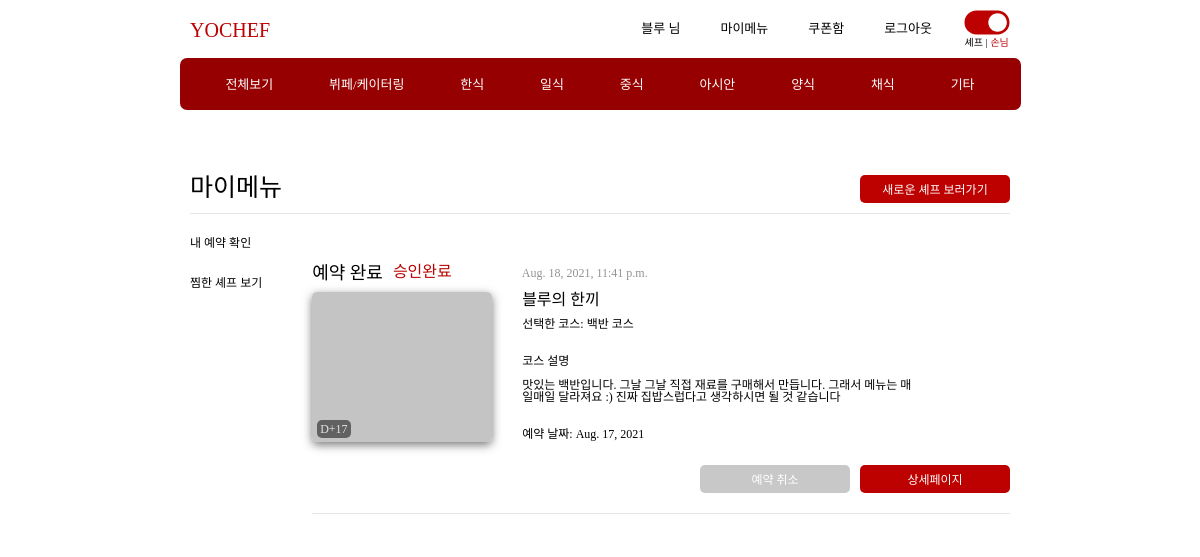
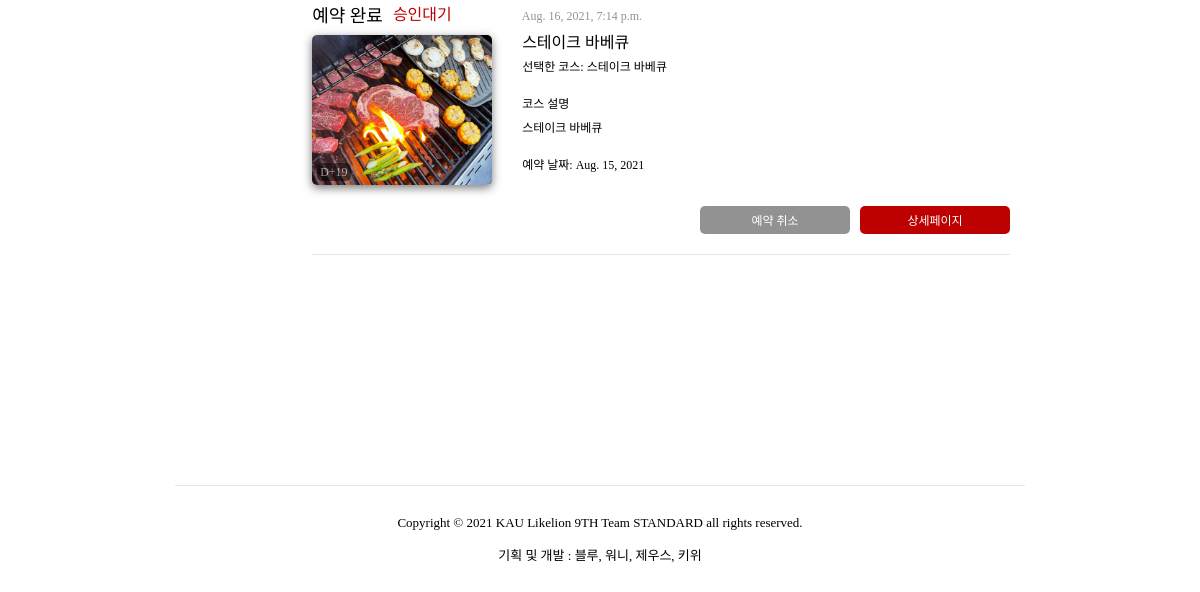
Before: /customer/mymenuReservation (signed in) with the older database file (2 pictures, top to bottom).
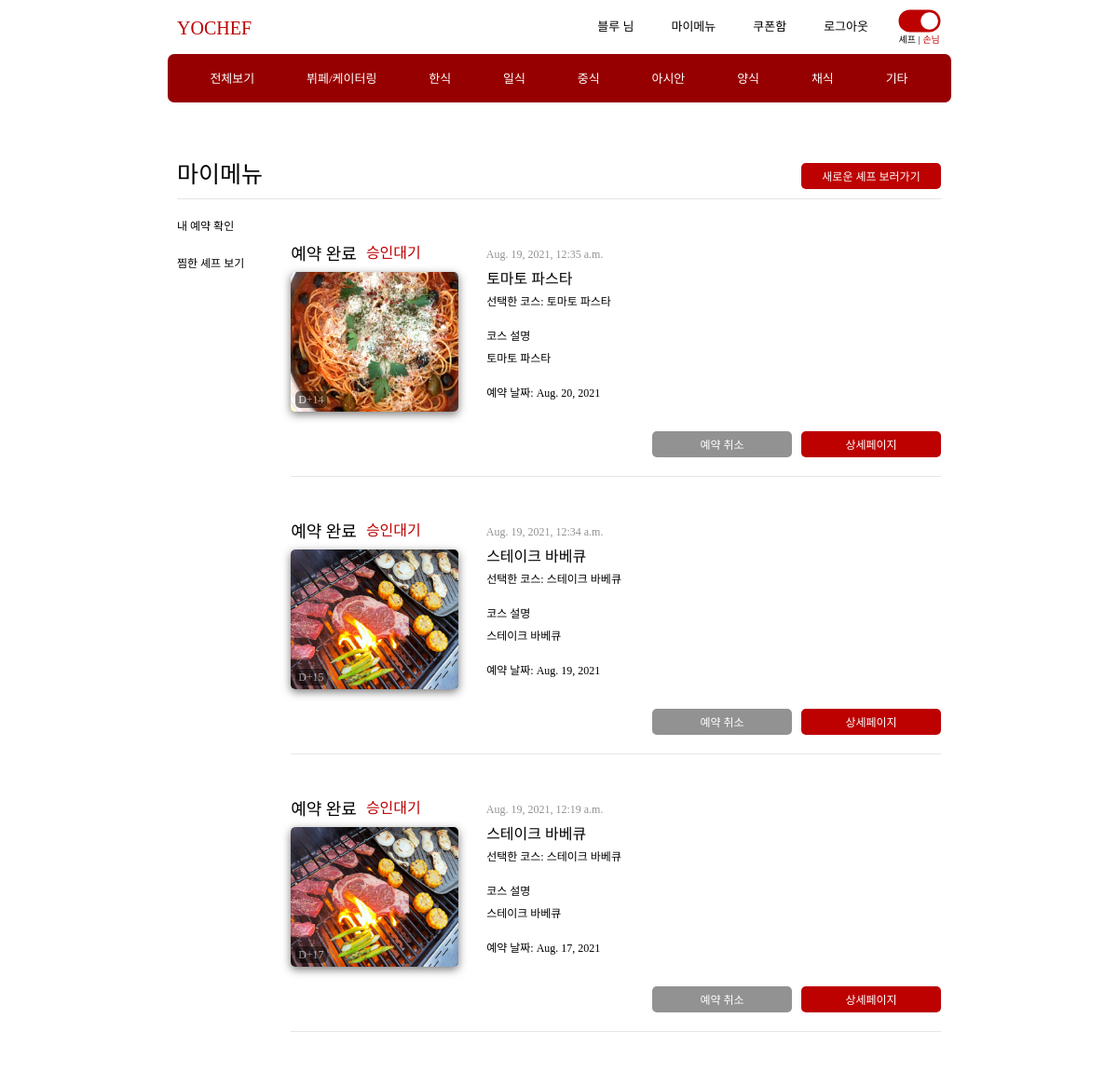
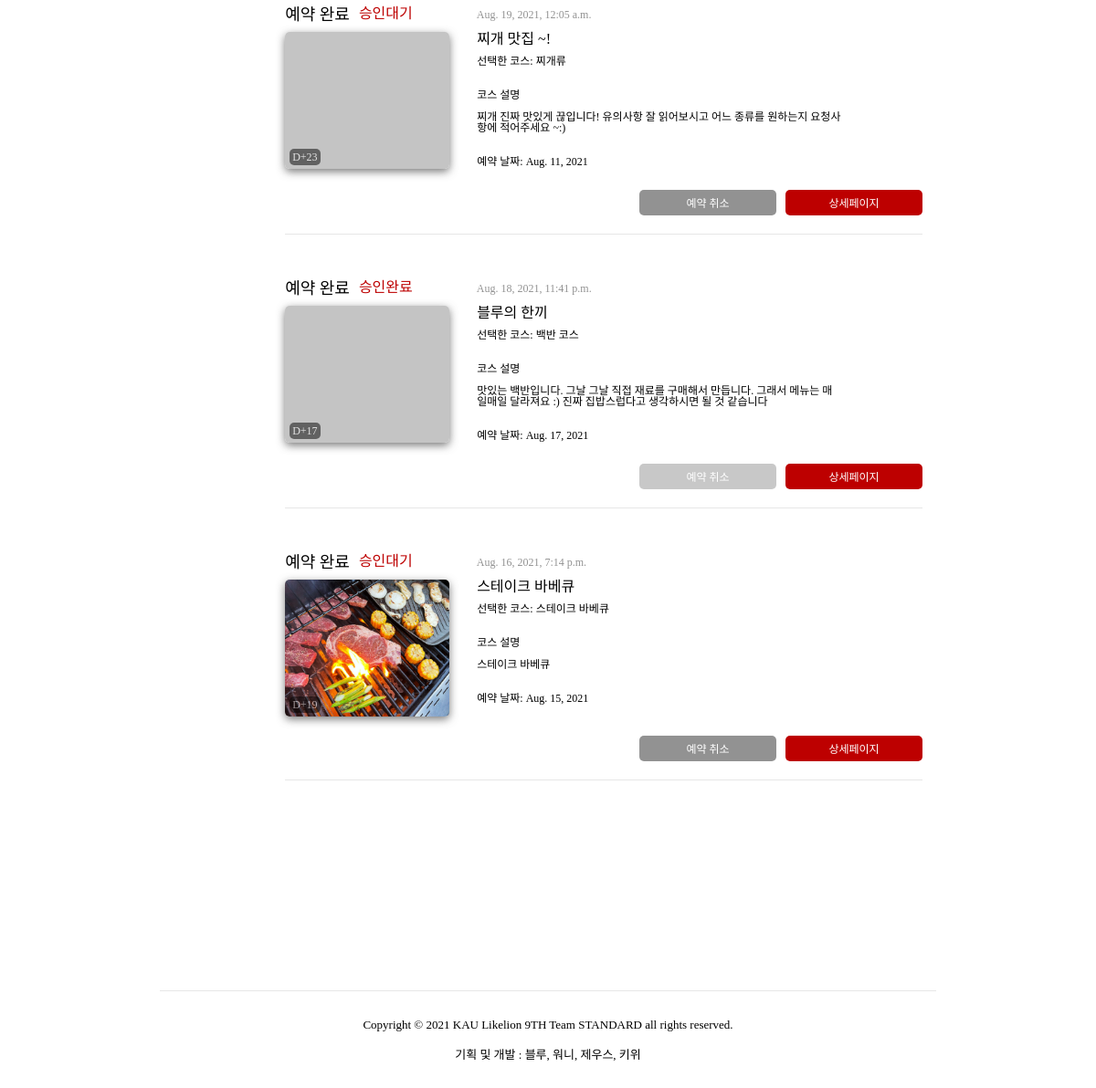
After: the same page with the newer database file (2 pictures, top to bottom).
### customer/models.py (models this page shows, shortened)
class Customer(models.Model):
	user = models.OneToOneField(User, on_delete=models.CASCADE)
	name = models.CharField(max_length=50)
	email = models.EmailField(null=True)
	phoneNum = models.CharField(max_length=11)
	point = models.IntegerField(default=0)
	isChef = models.BooleanField(default=False)
	registerDate = models.DateTimeField(auto_now_add=True)
	currentVer = models.IntegerField(default=0) # 0 -> cus, 1 -> chef

class Book(models.Model):
	customer = models.ForeignKey(Customer, null=True, on_delete=models.SET_NULL)
	coupon = models.ForeignKey(HasCoupon, null=True, on_delete=models.SET_NULL)
	schedule = models.ForeignKey('chef.Schedule', on_delete=models.CASCADE)
	paymentStatus = models.IntegerField(default=1)	# 1:결제대기 2:결제완료 3:결제취소
	phoneNum = models.CharField(max_length=11)
	usedPoint = models.IntegerField(null=True)
	payMethod = models.IntegerField(null=True) # 1: 무통장, 2번: 신용카드
	course = models.ForeignKey('chef.Course', null=True, on_delete=models.SET_NULL)
	totalPrice = models.IntegerField(null=True)
	personNum = models.IntegerField()
	comment = models.TextField(max_length=1000, null=True)
	registerDate = models.DateTimeField(auto_now_add=True)

### chef/models.py (models this page shows, shortened)
class Schedule(models.Model):
	post = models.ForeignKey(Post, on_delete=models.CASCADE)
	eventDate = models.DateField()
	eventTime = models.CharField(max_length=100, null=True)
	confirmStatus = models.IntegerField(default=0)	# 0: '-'(결제전)  1: 승인대기  2: 승인됨  3. 취소됨
	region = models.IntegerField(null=True, blank=True)
	regionDetail = models.ForeignKey(RegionDetail, null=True, blank=True, on_delete=models.SET_NULL)

class Post(models.Model):
	chef = models.OneToOneField(Chef, on_delete=models.CASCADE)
	region = models.IntegerField(null=True)
	regionDetail = models.ForeignKey(RegionDetail, null=True, on_delete=models.SET_NULL)
	title = models.TextField(max_length=255, null=True)
	introduce = models.TextField(max_length=5000, null=True)
	category = models.IntegerField(null=True)		# 한식, 일식, 중식, 아시안, 양식, 채식
	notice = models.TextField(max_length=5000, null=True)
	movingPrice = models.IntegerField(default=0)
	isOpen = models.BooleanField(default=True)
	registerDate = models.DateTimeField(auto_now=True)

class Course(models.Model):
	post = models.ForeignKey(Post, on_delete=models.CASCADE)
	title = models.TextField(max_length=1000)
	description = models.TextField(max_length=5000, null=True, blank=True)
	price = models.IntegerField()
	order = models.IntegerField(null=True)  # 등록된 순서

### customer/views.py (the view)
# urls.py: path('mymenuReservation', mymenuReservation, name='mymenuReservation'),
def mymenuReservation(request):
    books = Book.objects.filter(customer=request.user.customer, paymentStatus__in=[2,3]).order_by('-registerDate')
    for book in books :
        today = datetime.date.today()
        eventDay = book.schedule.eventDate
        dDay = eventDay - today
        book.dDay = dDay.days
        if book.dDay == 0:
            book.dDay = "day"
        elif book.dDay < 0:
            book.dDay = f"+{abs(book.dDay)}"
        else:
            book.dDay = f"-{book.dDay}"
        postCoverImg = File.objects.filter(post = book.schedule.post, category = 4)
        if postCoverImg.exists() :
            book.postCoverImg = postCoverImg[0].attachment.url
    return render(request, 'myMenu_reservation.html', {'books': books})

### customer/templates/myMenu_reservation.html (shortened to what this page needs)
{% extends 'base.html' %}
{% load static %}
{% block style %}
    <link rel="stylesheet" type="text/css" href="{% static 'css/myMenu_reservation.css' %}">
{% endblock %}
{% block content %}
    <div class="my-menu">
        <section class="my-menu__reservation">
            {% include 'customer_side.html' %}
            <div class="my-menu-content">
                {% if not books %}
                <article class="my-menu__none">
                    <h4>등록한 셰프가 없습니다.</h4>
                    <h3>마음에 드는 셰프를 예약해주세요!</h3>
                    <a href="/postList" class="{% if category == 0 %} currentCategory{% endif %}">셰프 구경하러 가기</a>
                </article>
                {% else %}
                <article class="my-menu__content">
                    {% for book in books %}
                        <div class="content__header">
                            <h4>예약 완료</h4>
                            {% if book.paymentStatus == 3 %}
                            <p>예약취소</p>
                            {% elif book.schedule.confirmStatus == 1 %}
                            <p>승인대기</p>
                            {% elif book.schedule.confirmStatus == 2 %}
                            <p>승인완료</p>
                            {% elif book.schedule.confirmStatus == 3 %}
                            <p>승인취소</p>
                            {% endif %}
                            <div class="register-date">{{book.registerDate}}</div>
                        </div>
                        <div class="content__menu-info">
                            <div class="menu-info-wrapper">
                                <div class="content__image-wrapper">
                                    <img style="width: 180px; height: 150px;" src="{{book.postCoverImg}}" onerror="this.src='{% static 'img/default.png' %}';" alt="">
                                    <div class="d-day">D{{book.dDay}}</div>
                                </div>
                                <div class="content__description">
                                    <h4>{{book.schedule.post.title}}</h4>
                                    <h3>선택한 코스: {{book.course.title}}</h3>
                                    <p>코스 설명 <br><br> {{book.course.description}}</p>
                                    <p>예약 날짜: {{book.schedule.eventDate}}</p>
                                </div>
                            </div>
                            <aside class="button">
                                <button class="detail-page-button" onclick="location.href = '/detail/{{book.schedule.post.id}}';">상세페이지</button>
                                {% if book.schedule.confirmStatus == 2 %}
                                <button class="cancel-button" disabled>예약 취소</button>
                                {% else %}
                                <button class="cancel-button" name="" onclick="location.href = '/customer/registerCancel/{{book.id}}'">예약 취소</button>
                                {% endif %}
                            </aside>
                        </div>
                    {% endfor %}
                </article>
                {% endif %}
            </div>
        </section>
    </div>
{% endblock %}

### yochef/templates/base.html (shortened to what this page needs)
<!DOCTYPE html>
<html lang="en">
{% load static %}
<head>
    {% load static %}
    <link rel="stylesheet" href="{% static 'css/base.css' %}" type="text/css">
    {% block style %}
    {% endblock %}
</head>
<body>
  <nav class="nav-container">
    <div>
      <div class="nav__left-container">
        <div class="nav__item yochef"><a href="{% url 'main' %}">YOCHEF</a></div>
      </div>
      {% if user.is_authenticated %}
        {% if user.customer.isChef %}
          {% if user.customer.currentVer == 1 %}
          <!-- <ul class="nav__item-container nav--middle">
            <li class="nav__item"><a href="{% url 'editChefProfile' %}">셰프 정보 관리</a></li>
            <li class="nav__item"><a href="{% url 'logout' %}">로그아웃</a></li>
          </ul> -->
          <div class="nav__item-wrapper nav--right">
            <li class="nav__item"><a href="{% url 'mypage' %}">{{user.customer.name}} 셰프님</a></li>
            <li class="nav__item"><a href="{% url 'editChefProfile' %}">셰프 정보 관리</a></li>
            <li class="nav__item"><a href="{% url 'logout' %}">로그아웃</a></li>
            <div class="button-wrapper">
              <a href="{% url 'changePageVer' %}"><img /></a>
              <div class="chef-button-describe">셰프</div>
            </div>
          </div>
          {% else %}
          <div class="nav__item-wrapper nav--right">
            <li class="nav__item"><a href="{% url 'mypage' %}">{{user.customer.name}} 님</a></li>
            <li class="nav__item"><a href="{% url 'mymenuReservation' %}">마이메뉴</a></li>
            <li class="nav__item"><a>쿠폰함</a></li>
            <li class="nav__item"><a href="{% url 'logout' %}">로그아웃</a></li>
            <div class="button-wrapper">
              <a href="{% url 'changePageVer' %}"><img id="customer--button" /></a>
              <div class="customer-button-describe">손님</div>
            </div>
          </div>
          {% endif %}
        {% endif %}
      {% endif %}
    </div>
  </nav>
  <nav class="main-category-container">
    <ul id="octagon" class="main-category-item-container">
        <li class="main-category-item"><a href="/postList" class="{% if category == 0 %} currentCategory{% endif %}">전체보기</a></li>
        <li class="main-category-item"><a href="/postList?category=1" class="{% if category == 1 %} currentCategory{% endif %}">뷔페/케이터링</a></li>
        <li class="main-category-item"><a href="/postList?category=2" class="{% if category == 2 %} currentCategory{% endif %}">한식</a></li>
        <li class="main-category-item"><a href="/postList?category=3" class="{% if category == 3 %} currentCategory{% endif %}">일식</a></li>
        <li class="main-category-item"><a href="/postList?category=4" class="{% if category == 4 %} currentCategory{% endif %}">중식</a></li>
        <li class="main-category-item"><a href="/postList?category=5" class="{% if category == 5 %} currentCategory{% endif %}">아시안</a></li>
        <li class="main-category-item"><a href="/postList?category=6" class="{% if category == 6 %} currentCategory{% endif %}">양식</a></li>
        <li class="main-category-item"><a href="/postList?category=7" class="{% if category == 7 %} currentCategory{% endif %}">채식</a></li>
        <li class="main-category-item"><a href="/postList?category=8" class="{% if category == 8 %} currentCategory{% endif %}">기타</a></li>
    </ul>
  </nav>
  <div style="margin-bottom: 100px;" class="contents">
    {% block content %}
    {% endblock %}
  </div>
  <footer id="footer">
    <div id="footer-bottom">
      <div class="footer-copyright-part">
        Copyright © 2021 KAU Likelion 9TH Team STANDARD all rights reserved.
        <br>
      </div>
      <p class="team-name">기획 및 개발 : 블루, 워니, 제우스, 키위</p>
    </div>
  </footer>
</body>
</html>

### yochef/templates/customer_side.html
{% load static %}
{% block style %}
    <link rel="stylesheet" type="text/css" href="{% static 'css/customer_side.css' %}">
{% endblock %}
    <section class="header-wrapper">
        <h2>마이메뉴</h2>
        <aside class="category-all-button"><button onclick="location.href='/postList'" class="more-chef-button">새로운 셰프 보러가기</button></aside>
    </section>
    <div class="content-wrapper">
        <ul class="side-nav-container">
            <li class="side-nav-item"><a href="mymenuReservation">내 예약 확인</a></li>
            <li class="side-nav-item"><a href="mymenuLikedmenu">찜한 셰프 보기</a></li>
        </ul>

### yochef/static/css/base.css (style rules this page uses)
html, body, div, span, applet, object, iframe, h1, h2, h3, h4, h5, h6, p, blockquote, pre, a, abbr, acronym, address, big, cite, code, del, dfn, em, img, ins, kbd, q, s, samp, small, strike, strong, sub, sup, tt, var, b, u, i, center, dl, dt, dd, ol, ul, li, fieldset, form, label, legend, table, caption, tbody, tfoot, thead, tr, th, td, article, aside, canvas, details, embed, figure, figcaption, footer, header, hgroup, menu, nav, output, ruby, section, summary, time, mark, audio, video { margin: 0; padding: 0; border: 0; font-size: 100%; font: inherit; vertical-align: baseline; }
article, aside, details, figcaption, figure, footer, header, hgroup, menu, nav, section { display: block; }
body { line-height: 1; }
ol, ul { list-style: none; }
img { border: 0; object-fit: cover; }
[onclick] { cursor: pointer; }
:root { --main-color: #970000; }
* { font-family: 'Arita-dotum-Medium'; }
html { height: 100%; }
body { margin: 0; padding: 0; height: 100%; display: flex; flex-direction: column; }
ul { list-style: none; }
a { text-decoration-line: none; color: black; }
.nav-container { display: flex; justify-content: center; min-width: 950px; }
.nav-container > div { min-width: 860px; margin: 0px 300px; width: 900px; height: 57.55px; background-color: white; display: flex; flex-direction: row; justify-content: space-between; flex-wrap: nowrap; }
.nav__item { display: inline-block; font-size: 13px; font: white; padding: 20px; text-align: center; font-family: 'Arita-dotum-medium'; }
.nav__item a { display: inline; color: black; text-decoration-line: none; position: inherit; }
.yochef a { font-family: 'Arita-dotum-bold'!important; font-size: 20px; color: #BD0000; }
.nav__left-container { display: inline-flex; flex-direction: row-reverse; width: 13%; justify-content: start; min-width: 110px; }
.nav--right { padding-right: 8px; display: inline-block; width: fit-content; display: flex; flex-direction: row; justify-content: flex-end; align-items: center; min-width: 380px; }
.nav--right>li { padding: 9px 20px; }
.button-wrapper { display: flex; flex-direction: column; }
.nav--right img { width: 70px; height: 45px; object-fit: unset; }
.customer-button-describe { font-size: 10px; position: relative; top: -10px; padding-left: 9.5px; display: inline-block; color: #bd0000; font-family: 'Arita-dotum'; }
.customer-button-describe::before { content: "셰프 |"; color: black; font-size: 10px; padding: 3px; }
#customer--button { -webkit-transform: scaleX(-1); -moz-transform: scaleX(-1); -o-transform: scaleX(-1); transform: scaleX(-1); filter: FlipH; -ms-filter: "FlipH"; }
#footer { padding: 10px 0px; display: flex; justify-content: center; min-width: 960px; }
.main-category-container { margin: 0px; display: flex; justify-content: center; min-width: 950px; }
#octagon { background-color: #970000; padding: 18px; }
.main-category-item-container { min-width: 805px; margin: 0px; display: flex; flex-direction: row; justify-content: space-around; text-align: center; border-radius: 7px; font-family: 'Arita-dotum-Light'; width: 805px; margin-bottom: 5px; }
.main-category-item a { color: white; font-size: 13px; text-decoration-line: none; }
.contents { margin-bottom: 100px; min-width: 954px; }
#footer-bottom { font-family: 'arita-dotum-medium'; font-size: 15px; min-width: 850px; text-align: center; border-top: solid 0.5px #e6e6e6; padding-top: 10px; }
.team-name { margin-top: 10px; margin-bottom: 20px; font-size: 13px; }
.footer-copyright-part { display: inline-box; width: 100%; margin-top: 10px; font-weight: 200; padding: 10px 10px 10px 0px; font-size: 13px; }

### yochef/static/css/customer_side.css (style rules this page uses)
.header-wrapper { display: flex; flex-direction: row; justify-content: space-between; border-bottom: 1px solid #E6E6E6; padding: 10px 0px; width: 820px; }
.header-wrapper h2 { font-family: 'Arita-dotum-medium'; font-size: 25px; width: 789px; }
aside { display: inline-block; }
aside > button { border: none; border-radius: 5px; padding: 5px 20px; color: white; font-size: 12px; width: 150px; }
.more-chef-button { background-color: #bd0000; }
.content-wrapper { width: 100%; display: flex; flex-direction: row; justify-content: start; margin: 20px 0px; }
.side-nav-container { display: flex; flex-direction: column; width: 120px; margin-right: 20px; }
.side-nav-item a { font-family: 'Arita-dotum-medium'; font-size: 12px; display: inline-block; padding-bottom: 25px; }

Changed rows visible on the page:
added Book: paymentStatus "승인대기", registerDate "Aug. 19, 2021, 12:35 a.m.", shows a picture, dDay "+14", schedule.post "토마토 파스타", course "토마토 파스타", course.description "토마토 파스타", schedule.eventDate "Aug. 20, 2021"
added Book: paymentStatus "승인대기", registerDate "Aug. 19, 2021, 12:34 a.m.", dDay "+15", schedule.post "스테이크 바베큐", course "스테이크 바베큐", course.description "스테이크 바베큐", schedule.eventDate "Aug. 19, 2021"
added Book: paymentStatus "승인대기", registerDate "Aug. 19, 2021, 12:19 a.m.", dDay "+17", schedule.post "스테이크 바베큐", course "스테이크 바베큐", course.description "스테이크 바베큐", schedule.eventDate "Aug. 17, 2021"
added Book: paymentStatus "승인대기", registerDate "Aug. 19, 2021, 12:05 a.m.", dDay "+23", schedule.post "찌개 맛집 ~!", course "찌개류", course.description "찌개 진짜 맛있게 끊입니다! 유의사항 잘 읽어보시고 어느 종류를 원하는지 요청사항에 적어주세요 ~:)", schedule.eventDate "Aug. 11, 2021"
